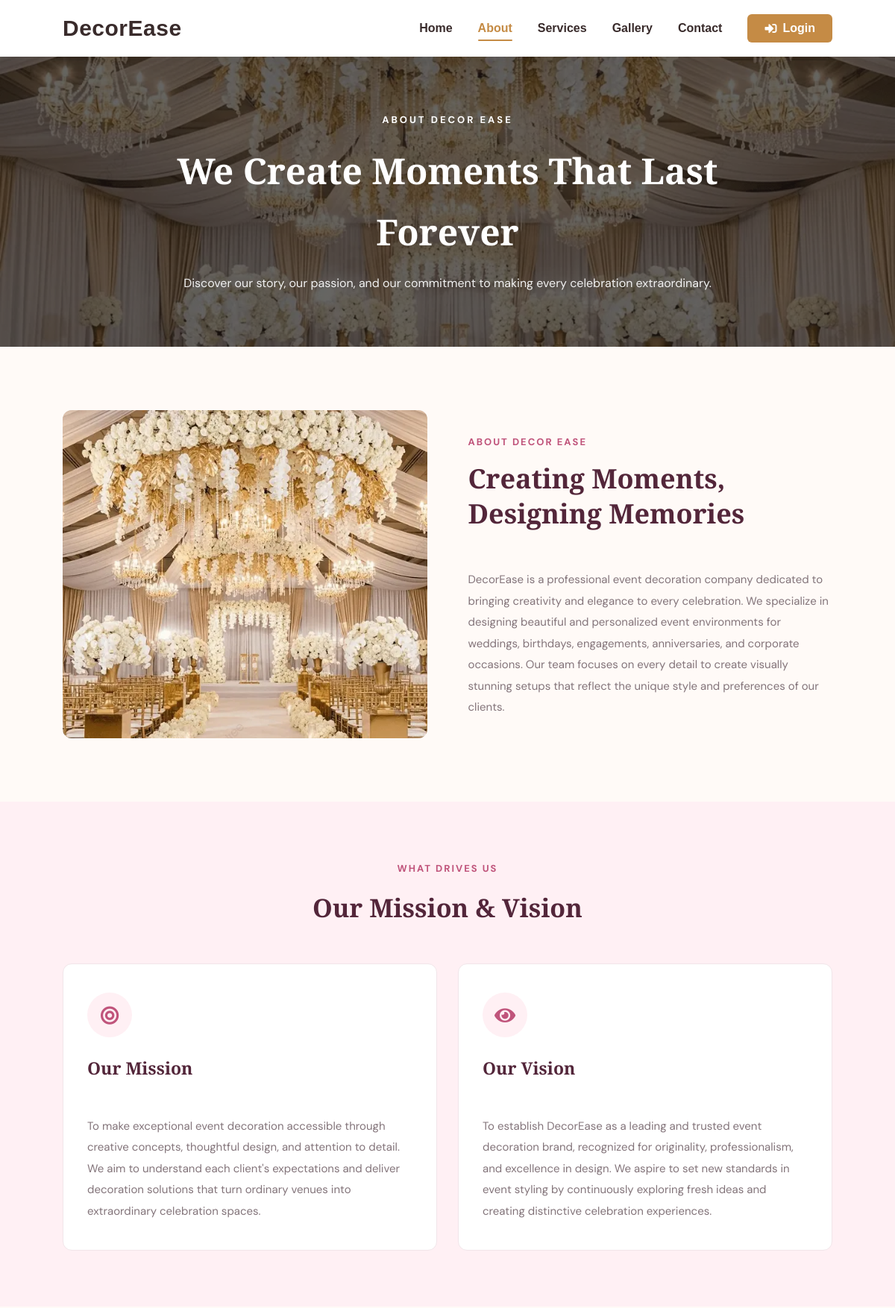
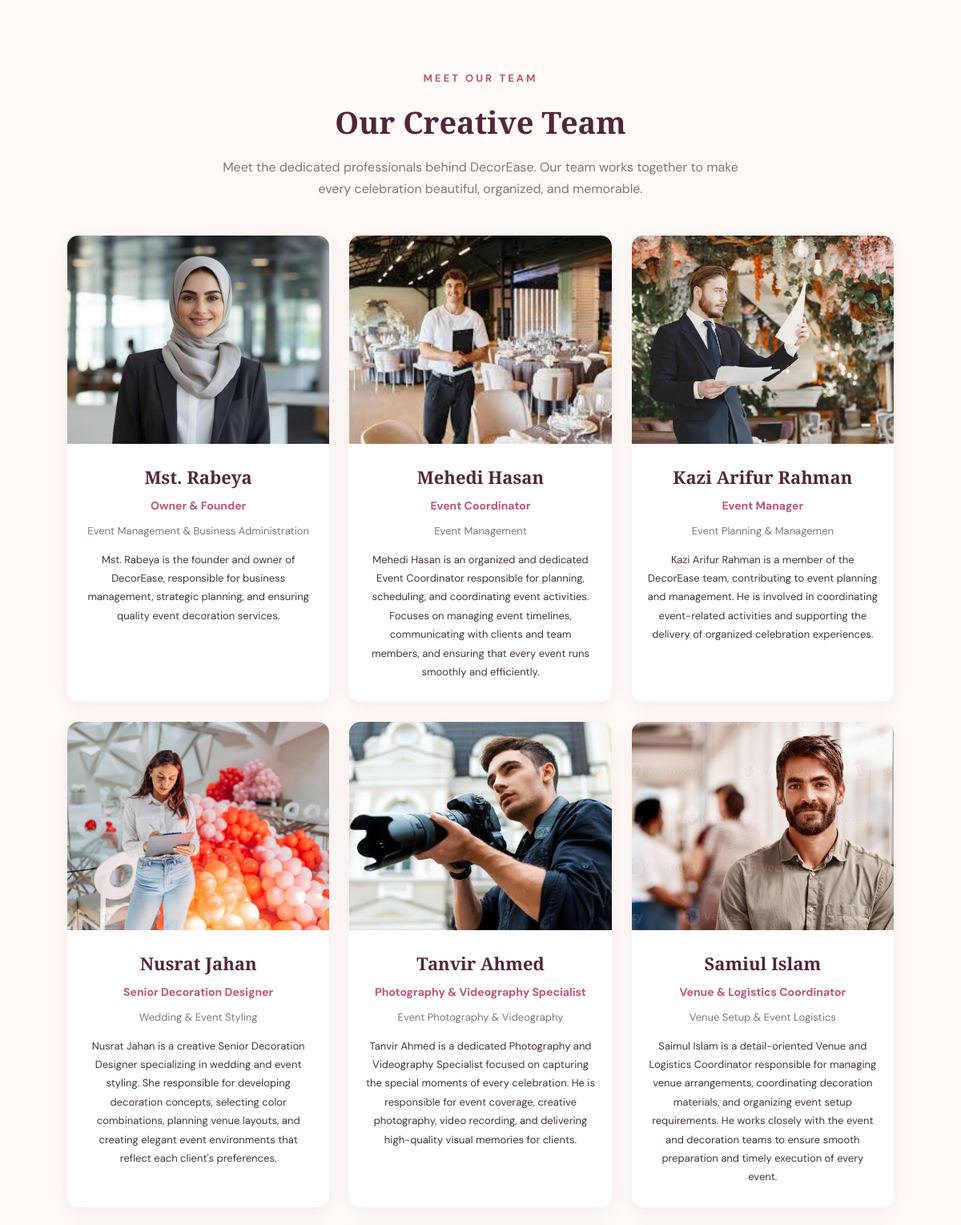
Page /about.php (upper part) on the committed database (2 pictures, top to bottom).
### tables this page shows
CREATE TABLE `page_sections` (
  `section_id` int(10) UNSIGNED NOT NULL,
  `page_id` int(10) UNSIGNED NOT NULL,
  `section_key` varchar(120) NOT NULL,
  `section_title` varchar(255) DEFAULT NULL,
  `heading` varchar(255) DEFAULT NULL,
  `subheading` varchar(255) DEFAULT NULL,
  `content` longtext DEFAULT NULL,
  `image_id` int(10) UNSIGNED DEFAULT NULL,
  `button_text` varchar(100) DEFAULT NULL,
  `button_link` varchar(500) DEFAULT NULL,
  `sort_order` int(11) DEFAULT 0,
  `is_visible` tinyint(1) DEFAULT 1,
  `created_at` timestamp NOT NULL DEFAULT current_timestamp(),
  `updated_at` timestamp NOT NULL DEFAULT current_timestamp() ON UPDATE current_timestamp()
);

CREATE TABLE `employee_profiles` (
  `employee_id` int(10) UNSIGNED NOT NULL,
  `user_id` int(10) UNSIGNED NOT NULL,
  `designation` varchar(120) DEFAULT NULL,
  `specialization` varchar(150) DEFAULT NULL,
  `profile_image` varchar(500) DEFAULT NULL,
  `bio` text DEFAULT NULL,
  `joining_date` date DEFAULT NULL,
  `salary` decimal(12,2) DEFAULT NULL,
  `availability_status` enum('available','busy','unavailable') DEFAULT 'available',
  `created_at` timestamp NOT NULL DEFAULT current_timestamp()
);

CREATE TABLE `users` (
  `user_id` int(10) UNSIGNED NOT NULL,
  `full_name` varchar(150) NOT NULL,
  `email` varchar(191) NOT NULL,
  `password_hash` varchar(255) NOT NULL,
  `phone` varchar(30) DEFAULT NULL,
  `role` enum('admin','customer','employee') NOT NULL DEFAULT 'customer',
  `status` enum('active','inactive','suspended') NOT NULL DEFAULT 'active',
  `created_at` timestamp NOT NULL DEFAULT current_timestamp(),
  `updated_at` timestamp NOT NULL DEFAULT current_timestamp() ON UPDATE current_timestamp()
);

### about.php (the view, shortened to what this page needs)
<?php
require_once 'db.php';
$aboutIntro = null;
$aboutMission = null;
$aboutVision = null;
$aboutImage = '';
$sql = "
    SELECT
        ps.section_id,
        ps.section_key,
        ps.section_title,
        ps.heading,
        ps.subheading,
        ps.content,
        ps.image_id,
        m.file_path
    FROM pages p
    INNER JOIN page_sections ps
        ON p.page_id = ps.page_id
    LEFT JOIN media m
        ON ps.image_id = m.media_id
    WHERE p.page_slug = 'about'
      AND ps.is_visible = 1
    ORDER BY ps.sort_order ASC
";
$result = $conn->query($sql);
if ($result) {
    while ($row = $result->fetch_assoc()) {
        if ($row['section_key'] === 'about_intro') {
            $aboutIntro = $row;
        }
        if ($row['section_key'] === 'mission') {
            $aboutMission = $row;
        }
        if ($row['section_key'] === 'vision') {
            $aboutVision = $row;
        }
    }
}
$teamMembers = [];
$teamQuery = $conn->query("
    SELECT
        u.full_name,
        ep.designation,
        ep.specialization,
        ep.profile_image,
        ep.bio
    FROM employee_profiles ep
    INNER JOIN users u ON ep.user_id = u.user_id
    WHERE u.role = 'employee'
      AND u.status = 'active'
    ORDER BY ep.employee_id ASC
");
if ($teamQuery) {
    while ($row = $teamQuery->fetch_assoc()) {
        $teamMembers[] = $row;
    }
}
function aboutEscape($value) {
    return htmlspecialchars((string)($value ?? ''), ENT_QUOTES, 'UTF-8');
}
if (empty($aboutImage)) {
    $aboutImage = 'images/wed1.webp';
}
?>
<!DOCTYPE html>
<html lang="en">
<head>
    <link rel="stylesheet"
          href="https://cdnjs.cloudflare.com/ajax/libs/font-awesome/6.5.0/css/all.min.css">
</head>
<body>
    <?php include 'includes/navber.php'; ?>
    <section class="about-hero">
        <div class="about-hero-content">
            <span>ABOUT DECOR EASE</span>
            <h1>We Create Moments That Last Forever</h1>
            <p>
                Discover our story, our passion, and our commitment
                to making every celebration extraordinary.
            </p>
        </div>
    </section>
    <?php if ($aboutIntro): ?>
    <section class="about-introduction">
        <div class="container">
            <div class="about-intro-grid">
                <div class="about-intro-image">
                    <img
                        src="<?php echo aboutEscape($aboutImage); ?>"
                        alt="<?php echo aboutEscape($aboutIntro['heading']); ?>"
                    >
                </div>
                <div class="about-intro-content">
                    <span class="eyebrow">
                        <?php echo aboutEscape($aboutIntro['subheading']); ?>
                    </span>
                    <h2>
                        <?php echo aboutEscape($aboutIntro['heading']); ?>
                    </h2>
                    <p>
                        <?php echo aboutEscape($aboutIntro['content']); ?>
                    </p>
                </div>
            </div>
        </div>
    </section>
    <?php endif; ?>
    <?php if ($aboutMission || $aboutVision): ?>
    <section class="about-values-section">
        <div class="container">
            <div class="about-section-heading">
                <span>WHAT DRIVES US</span>
                <h2>Our Mission & Vision</h2>
            </div>
            <div class="about-values-grid">
                <?php if ($aboutMission): ?>
                <div class="about-value-card">
                    <div class="about-value-icon">
                        <i class="fas fa-bullseye"></i>
                    </div>
                    <h3>
                        <?php echo aboutEscape($aboutMission['heading']); ?>
                    </h3>
                    <p>
                        <?php echo aboutEscape($aboutMission['content']); ?>
                    </p>
                </div>
                <?php endif; ?>
                <?php if ($aboutVision): ?>
                <div class="about-value-card">
                    <div class="about-value-icon">
                        <i class="fas fa-eye"></i>
                    </div>
                    <h3>
                        <?php echo aboutEscape($aboutVision['heading']); ?>
                    </h3>
                    <p>
                        <?php echo aboutEscape($aboutVision['content']); ?>
                    </p>
                </div>
                <?php endif; ?>
            </div>
        </div>
    </section>
    <?php endif; ?>
<?php if (!empty($teamMembers)): ?>
<section class="team-section">
    <div class="container">
        <div class="team-heading">
            <span class="eyebrow">Meet Our Team</span>
            <h2>Our Creative Team</h2>
            <p>
                Meet the dedicated professionals behind DecorEase.
                Our team works together to make every celebration
                beautiful, organized, and memorable.
            </p>
        </div>
        <div class="team-grid">
            <?php foreach ($teamMembers as $member): ?>
                <div class="team-card">
                    <div class="team-image">
                        <?php if (!empty($member['profile_image'])): ?>
                            <img
                                src="<?= aboutEscape($member['profile_image']) ?>"
                                alt="<?= aboutEscape($member['full_name']) ?>"
                                loading="lazy"
                            >
                        <?php else: ?>
                            <div class="team-image-placeholder">
                                <i class="fas fa-user"></i>
                            </div>
                        <?php endif; ?>
                    </div>
                    <div class="team-info">
                        <h3>
                            <?= aboutEscape($member['full_name']) ?>
                        </h3>
                        <div class="team-designation">
                            <?= aboutEscape($member['designation'] ?: 'Team Member') ?>
                        </div>
                        <?php if (!empty($member['specialization'])): ?>
                            <div class="team-specialization">
                                <?= aboutEscape($member['specialization']) ?>
                            </div>
                        <?php endif; ?>
                        <?php if (!empty($member['bio'])): ?>
                            <p class="team-bio">
                                <?= nl2br(aboutEscape($member['bio'])) ?>
                            </p>
                        <?php endif; ?>
                    </div>
                </div>
            <?php endforeach; ?>
        </div>
    </div>
</section>
<?php endif; ?>
</body>
</html>

### about.php (style rules this page uses)
:root { --plum: #6d314b; --deep: #53263a; --pink: #c0547b; --rose: #e7a2b8; --cream: #fffaf7; --light: #fff0f4; --gold: #d6b47a; --text: #45343b; --muted: #83747a; }
* { margin: 0; padding: 0; box-sizing: border-box; }
html { scroll-behavior: smooth; }
body { font-family: 'DM Sans', sans-serif; background: var(--cream); color: var(--text); line-height: 1.7; }
.container { width: 86%; max-width: 1280px; margin: auto; }
.about-hero { min-height: 350px; display: flex; align-items: center; justify-content: center; text-align: center; padding: 70px 20px; background: linear-gradient( rgba(20, 20, 20, 0.65), rgba(20, 20, 20, 0.65) ), url('images/wed1.webp') center/cover no-repeat; }
.about-hero-content { max-width: 750px; color: #fff; }
.about-hero-content span { font-size: 13px; font-weight: 700; letter-spacing: 3px; text-transform: uppercase; }
.about-hero-content h1 { font-family: 'Playfair Display', serif; font-size: 48px; margin: 15px 0; font-weight: 700; }
.about-hero-content p { font-size: 16px; line-height: 1.8; color: #f1f1f1; }
.about-introduction { padding: 85px 0; }
.about-intro-grid { display: grid; grid-template-columns: 1fr 1fr; align-items: center; gap: 55px; }
.about-intro-image { height: 440px; overflow: hidden; border-radius: 12px; }
.about-intro-image img { width: 100%; height: 100%; object-fit: cover; display: block; }
.about-intro-content .eyebrow { display: inline-block; color: var(--pink); font-size: 13px; font-weight: 700; letter-spacing: 2px; margin-bottom: 15px; }
.about-intro-content h2 { font-family: 'Playfair Display', serif; font-size: 36px; line-height: 1.3; color: var(--deep); margin-bottom: 22px; }
.about-intro-content p { font-size: 15px; line-height: 1.9; color: var(--muted); white-space: pre-line; }
.about-values-section { padding: 75px 0; background: var(--light); }
.about-section-heading { text-align: center; max-width: 650px; margin: 0 auto 45px; }
.about-section-heading span { color: var(--pink); font-size: 13px; font-weight: 700; letter-spacing: 2px; }
.about-section-heading h2 { font-family: 'Playfair Display', serif; font-size: 34px; color: var(--deep); margin-top: 12px; }
.about-values-grid { display: grid; grid-template-columns: repeat(2, 1fr); gap: 28px; }
.about-value-card { background: #fff; padding: 38px 32px; border-radius: 12px; border: 1px solid #f1e5e9; transition: 0.3s ease; }
.about-value-icon { width: 60px; height: 60px; border-radius: 50%; background: var(--light); color: var(--pink); display: flex; align-items: center; justify-content: center; font-size: 25px; margin-bottom: 22px; }
.about-value-card h3 { font-family: 'Playfair Display', serif; font-size: 23px; color: var(--deep); margin-bottom: 15px; }
.about-value-card p { font-size: 15px; color: var(--muted); line-height: 1.9; margin: 0; white-space: pre-line; }
.team-section { padding: 85px 0; background: #fffaf7; }
.team-heading { text-align: center; margin-bottom: 45px; }
.team-heading .eyebrow { color: var(--pink); font-size: 13px; font-weight: 700; letter-spacing: 3px; text-transform: uppercase; }
.team-heading h2 { font-family: 'Playfair Display', serif; font-size: 38px; color: var(--deep); margin: 10px 0; }
.team-heading p { color: var(--muted); max-width: 650px; margin: auto; }
.team-grid { display: grid; grid-template-columns: repeat(3, minmax(0, 1fr)); gap: 25px; }
.team-card { background: #fff; border-radius: 14px; overflow: hidden; text-align: center; box-shadow: 0 5px 22px rgba(83, 38, 58, 0.08); transition: transform .3s ease, box-shadow .3s ease; }
.team-image { width: 100%; height: 260px; background: #f8eaf0; overflow: hidden; }
.team-image img { width: 100%; height: 100%; object-fit: cover; }
.team-info { padding: 23px 20px 26px; }
.team-info h3 { font-family: 'Playfair Display', serif; font-size: 22px; color: var(--deep); margin-bottom: 5px; }
.team-designation { color: var(--pink); font-size: 14px; font-weight: 700; margin-bottom: 8px; }
.team-specialization { color: var(--muted); font-size: 13px; margin-bottom: 13px; }
.team-bio { color: var(--text); font-size: 13px; line-height: 1.8; }

### rows in the picture
page_sections: subheading "ABOUT DECOR EASE", heading "Creating Moments, Designing Memories", content "DecorEase is a professional event decoration company dedicated to bringing creativity and elegance to every celebration. We specialize in designing beautiful and personalized event environments for weddings, birthdays, engagements, anniversaries, and corporate occasions. Our team focuses on every detail to create visually stunning setups that reflect the unique style and preferences of our clients."
page_sections: heading "Our Mission", content "To make exceptional event decoration accessible through creative concepts, thoughtful design, and attention to detail. We aim to understand each client's expectations and deliver decoration solutions that turn ordinary venues into extraordinary celebration spaces."
page_sections: heading "Our Vision", content "To establish DecorEase as a leading and trusted event decoration brand, recognized for originality, professionalism, and excellence in design. We aspire to set new standards in event styling by continuously exploring fresh ideas and creating distinctive celebration experiences."
employee_profiles: profile_image (picture), user.full_name "Mst. Rabeya", designation "Owner & Founder", specialization "Event Management & Business Administration", bio "Mst. Rabeya is the founder and owner of DecorEase, responsible for business management, strategic planning, and ensuring quality event decoration services."
employee_profiles: profile_image (picture), user.full_name "Mehedi Hasan", designation "Event Coordinator", specialization "Event Management", bio "Mehedi Hasan is an organized and dedicated Event Coordinator responsible for planning, scheduling, and coordinating event activities. Focuses on managing event timelines, communicating with clients and team members, and ensuring that every event runs smoothly and efficiently."
employee_profiles: profile_image (picture), user.full_name "Kazi Arifur Rahman", designation "Event Manager", specialization "Event Planning & Managemen", bio "Kazi Arifur Rahman is a member of the DecorEase team, contributing to event planning and management. He is involved in coordinating event-related activities and supporting the delivery of organized celebration experiences."
employee_profiles: profile_image (picture), user.full_name "Nusrat Jahan", designation "Senior Decoration Designer", specialization "Wedding & Event Styling", bio "Nusrat Jahan is a creative Senior Decoration Designer specializing in wedding and event styling. She responsible for developing decoration concepts, selecting color combinations, planning venue layouts, and creating elegant event environments that reflect each client's preferences."
employee_profiles: profile_image (picture), user.full_name "Tanvir Ahmed", designation "Photography & Videography Specialist", specialization "Event Photography & Videography", bio "Tanvir Ahmed is a dedicated Photography and Videography Specialist focused on capturing the special moments of every celebration. He is responsible for event coverage, creative photography, video recording, and delivering high-quality visual memories for clients."
employee_profiles: profile_image (picture), user.full_name "Samiul Islam", designation "Venue & Logistics Coordinator", specialization "Venue Setup & Event Logistics", bio "Saimul Islam is a detail-oriented Venue and Logistics Coordinator responsible for managing venue arrangements, coordinating decoration materials, and organizing event setup requirements. He works closely with the event and decoration teams to ensure smooth preparation and timely execution of every event."
